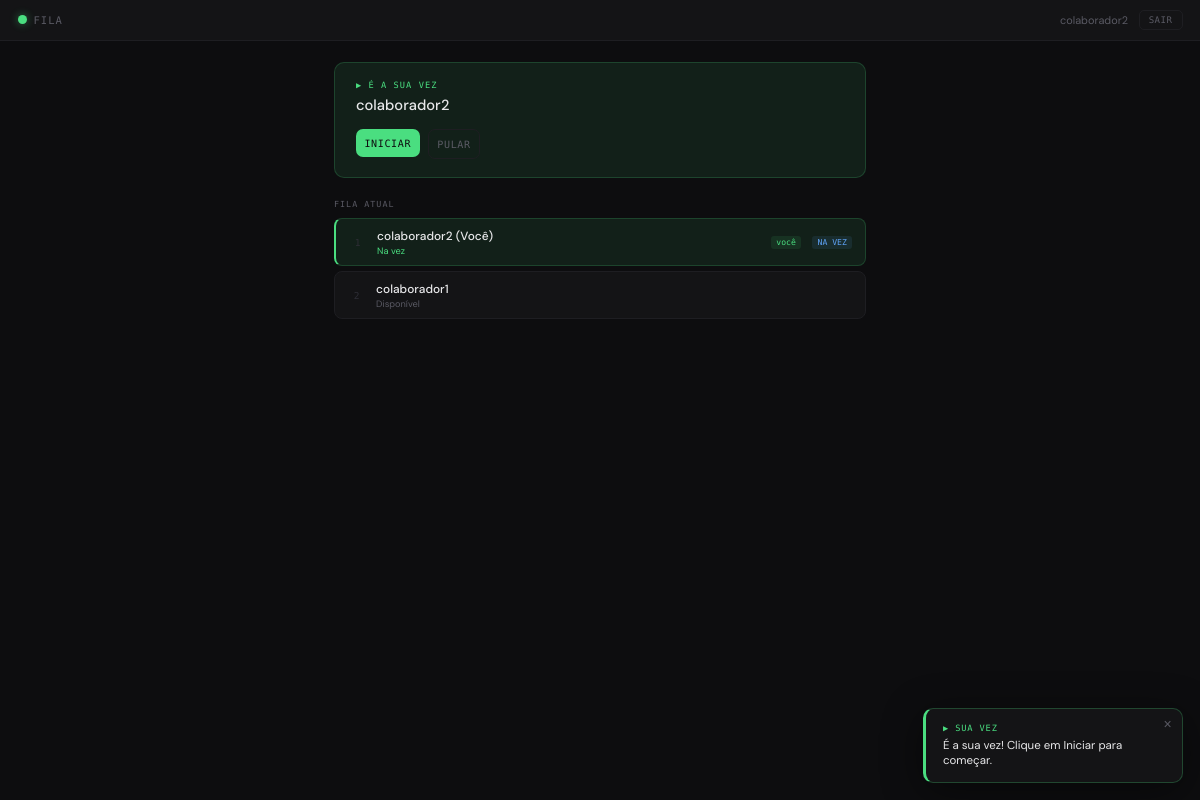
The app's page / (signed in) with its own data.
### models.py (models this page shows)
class User(UserMixin, db.Model):
    id = db.Column(db.Integer, primary_key=True)
    username = db.Column(db.String(50), unique=True, nullable=False)
    email = db.Column(db.String(100), unique=True, nullable=True)
    password = db.Column(db.String(100), nullable=False)
    is_admin = db.Column(db.Boolean, default=False)
    attendances = db.relationship('Attendance', backref='colaborador', lazy=True)

class Queue(db.Model):
    id = db.Column(db.Integer, primary_key=True)
    user_id = db.Column(db.Integer, db.ForeignKey('user.id'), unique=True, nullable=False)
    status = db.Column(db.String(20), default='Disponível') # Disponível, Analisando
    entered_at = db.Column(db.DateTime, default=datetime.utcnow)
    user = db.relationship('User', backref=db.backref('queue_entry', uselist=False))

### app.py (the view)
@app.route('/')
@login_required
def index():
    if current_user.is_admin:
        return redirect(url_for('admin'))
    queue_list = Queue.query.order_by(Queue.entered_at.asc()).all()
    user_entry = Queue.query.filter_by(user_id=current_user.id).first()
    current_turn_entry = Queue.query.filter_by(status='Disponível').order_by(Queue.entered_at.asc()).first()
    return render_template('index.html', queue=queue_list, user_entry=user_entry, turn_user=current_turn_entry)

### app.py (called while the page is built)
@login_manager.user_loader
def load_user(user_id):
    return User.query.get(int(user_id))

### templates/index.html (shortened to what this page needs)
{% extends "base.html" %}
{% block content %}
<div class="app-main">
  {% if user_entry and user_entry.status == 'Disponível' %}
    {% if turn_user and turn_user.user_id == current_user.id %}
    <div class="vez-card">
      <div class="card-chip chip-green">▶ É A SUA VEZ</div>
      <div class="card-name">{{ current_user.username }}</div>
      <div class="btn-row">
        <form action="{{ url_for('start_task') }}" method="POST">
          <button type="submit" class="btn-green">INICIAR</button>
        </form>
        <form action="{{ url_for('skip_task') }}" method="POST">
          <button type="submit" class="btn-skip">PULAR</button>
        </form>
      </div>
    </div>
    <div class="popup show" id="popup-turn">
      <button class="popup-close" onclick="this.parentElement.classList.remove('show')">×</button>
      <div class="popup-title">▶ SUA VEZ</div>
      <div class="popup-msg">É a sua vez! Clique em Iniciar para começar.</div>
    </div>
    {% endif %}
  {% endif %}
  <div class="sec-title">Fila atual</div>
  <div class="fila-list">
    {% if not queue %}
      <div class="fora-card" style="padding: 1.5rem;">
        <p style="margin-bottom: 0;">Ninguém na fila no momento.</p>
      </div>
    {% else %}
      {% for entry in queue %}
      <div class="fila-item
        {% if loop.first and entry.status == 'Disponível' %}vez{% endif %}
        {% if entry.user_id == current_user.id %}eu{% endif %}">
        <div class="fila-pos">{{ loop.index }}</div>
        <div class="fila-info">
          <div class="fila-nome">
            {{ entry.user.username }}
            {% if entry.user_id == current_user.id %}(Você){% endif %}
          </div>
          <div class="fila-status
            {% if entry.status == 'Disponível' and loop.first %}green{% endif %}
            {% if entry.status == 'Analisando' %}yellow{% endif %}">
            {% if loop.first and entry.status == 'Disponível' %}Na vez{% else %}{{ entry.status }}{% endif %}
          </div>
        </div>
        {% if entry.user_id == current_user.id %}
        <span class="badge-eu">você</span>
        {% endif %}
        {% if loop.first and entry.status == 'Disponível' %}
        <span class="badge-eu" style="background:var(--info-dim); color:var(--info)">NA VEZ</span>
        {% endif %}
      </div>
      {% endfor %}
    {% endif %}
  </div>
</div>
{% endblock %}

### templates/base.html (shortened to what this page needs)
<!DOCTYPE html>
<html lang="pt-BR">
<head>
</head>
<body>
{% if current_user.is_authenticated %}
<div class="app-header">
  <div class="hdr-logo">
    <div class="hdr-dot"></div>
    <span class="hdr-title">FILA</span>
  </div>
  <div class="hdr-right">
    <span class="hdr-user">{{ current_user.username }}</span>
    <a href="{{ url_for('logout') }}" class="btn-ghost">SAIR</a>
  </div>
</div>
{% endif %}
{% block content %}{% endblock %}
</body>
</html>

### records on screen
User: username "colaborador2"
Queue: user.username "colaborador2", shows "(Você)", status "Na vez", shows "você"
Queue: user.username "colaborador1", status "Disponível"
